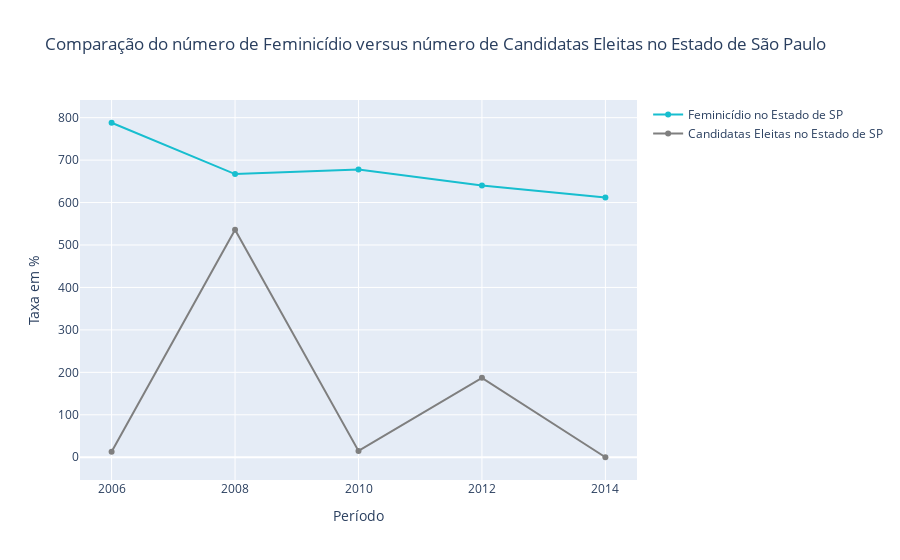

Notebook cell for this chart:
### Code cell
# Criando Layout:
configuracoes_layout = go.Layout(title='Comparação do número de Feminicídio versus número de Candidatas Eleitas no Estado de São Paulo',
                                 yaxis={'title':'Taxa em %'},
                                 xaxis={'title': 'Período'})

fem_sp = go.Scatter(x=fem_sampa['ANO'], 
                y=fem_sampa['FEMINICIDIO'],                    
                        name = 'Feminicídio no Estado de SP',
                        line = dict(color = '#17BECF'))

cand_sp = go.Scatter(x=fem_sampa['ANO'], 
                        y=fem_sampa['CANDIDATAS_ELEITAS'],                    
                        name = 'Candidatas Eleitas no Estado de SP',
                        line = dict(color = '#7F7F7F'))

data = [fem_sp, cand_sp]

# Objeto figura:
fig = go.Figure(data=data, layout=configuracoes_layout)

# plotando o grafico:
py.iplot(fig)

### Figure 1 — Plotly figure (JSON) as saved in the notebook; plotly's stock layout.template omitted (floating-point values rounded to 4 significant figures)
{"data": [{"line": {"color": "#17BECF"}, "name": "Feminicídio no Estado de SP", "type": "scatter", "x": [2006, 2008, 2010, 2012, 2014], "y": [788, 667, 678, 640, 612]}, {"line": {"color": "#7F7F7F"}, "name": "Candidatas Eleitas no Estado de SP", "type": "scatter", "x": [2006, 2008, 2010, 2012, 2014], "y": [13, 536, 15, 187, 0]}], "layout": {"title": {"text": "Comparação do número de Feminicídio versus número de Candidatas Eleitas no Estado de São Paulo"}, "xaxis": {"title": {"text": "Período"}}, "yaxis": {"title": {"text": "Taxa em %"}}}}
